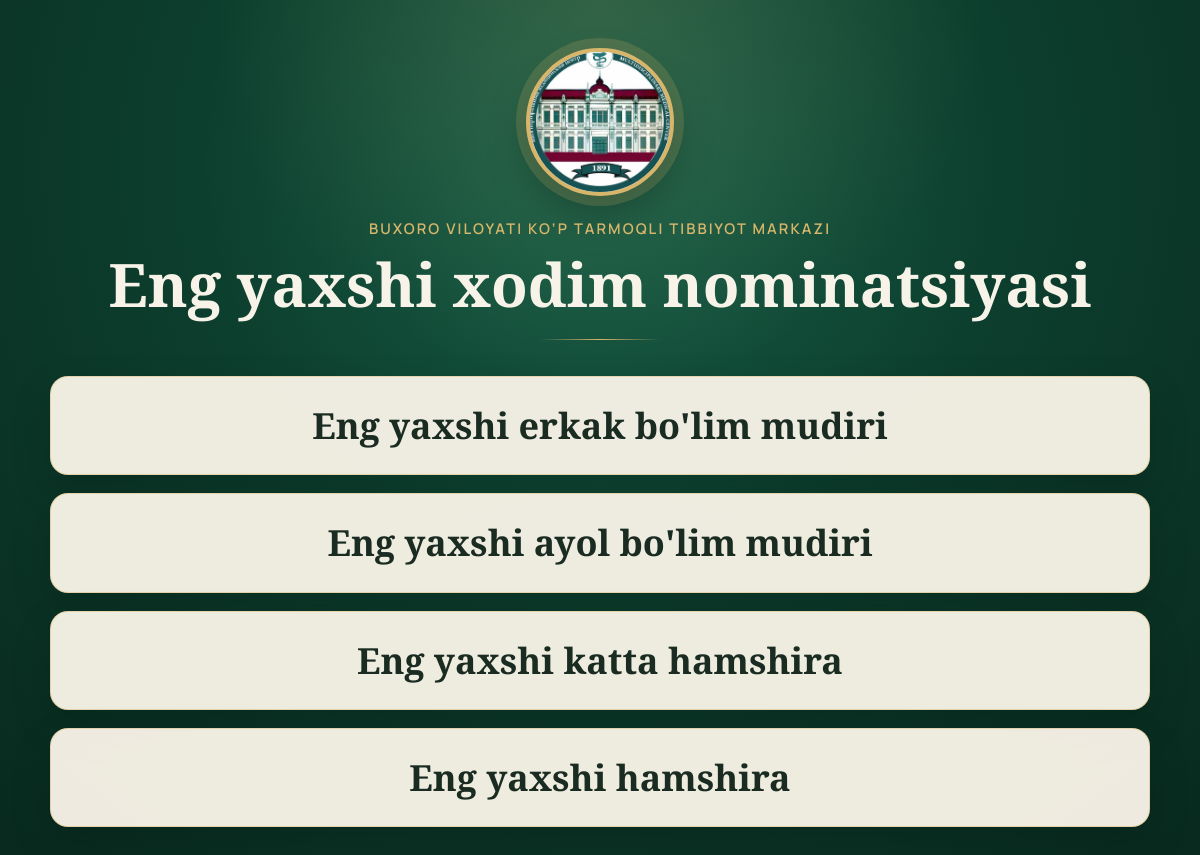
Before: / with the older database file.
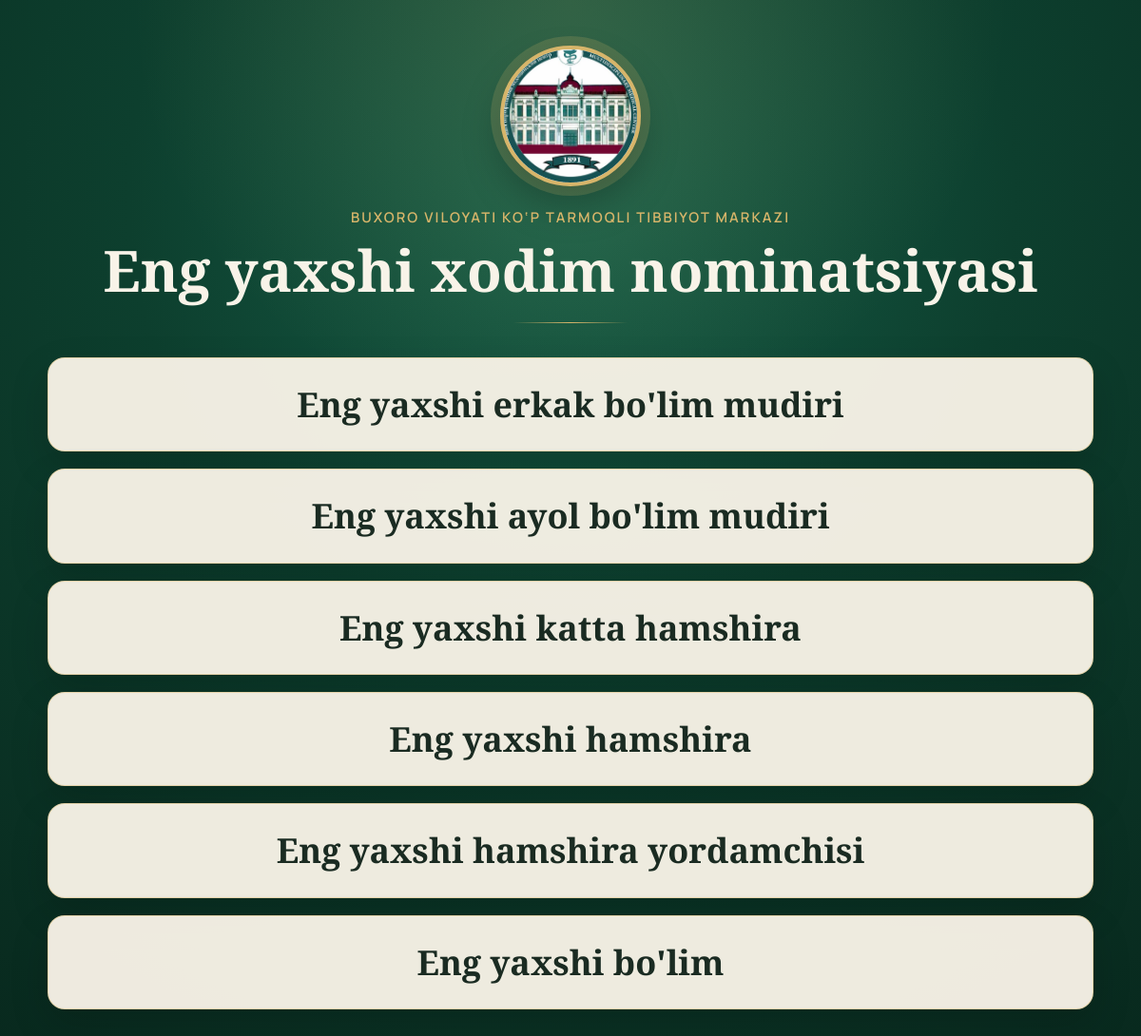
After: the same page with the newer database file.
### my_app/models.py (models this page shows, shortened)
class Nomination(models.Model):
    name = models.CharField(max_length=100)
    slug = models.SlugField(max_length=100, unique=True)
    voting_started_at = models.DateTimeField(
        null=True,
        blank=True,
        help_text='Bo‘sh bo‘lsa ovoz yopiq. To‘ldirilsa shu paytdan 5 daqiqa ochiladi.',
    )
    class Meta:
        verbose_name = 'Номинация'
        verbose_name_plural = 'Номинация'

### my_app/views.py (the view)
# urls.py: 2. Add a URL to urlpatterns:  path('', views.home, name='home')
def home(request):
    nominations = Nomination.objects.all()
    return render(request, 'index.html', {'nominations': nominations})

### templates/index.html
{% extends 'base.html' %}
{% block content %}
    <section class="nominations">
        {% for nomination in nominations %}
            <a class="nomination" href="{% url 'nomination' nomination.slug %}">
                <h2>{{ nomination.name }}</h2>
            </a>
        {% empty %}
            <p class="empty">Nominatsiyalar hali qo‘shilmagan.</p>
        {% endfor %}
    </section>
{% endblock %}

### templates/base.html (shortened to what this page needs)
{% load static %}
<!DOCTYPE html>
<html lang="uz">
<head>
</head>
<body class="{% block body_class %}{% endblock %}" {% block body_attrs %}{% endblock %}>
    <div class="{% block screen_class %}{% endblock %}">
    <main class="page">
        <header class="masthead">
            <a class="logo-ring" href="{% url 'home' %}" style="display:block; text-decoration:none;">
                <img src="{% static 'logo.png' %}" alt="Buxoro viloyati ko‘p tarmoqli tibbiyot markazi">
            </a>
            <p class="org">Buxoro viloyati ko‘p tarmoqli tibbiyot markazi</p>
            <h1>{% block heading %}Eng yaxshi xodim nominatsiyasi{% endblock %}</h1>
            <div class="rule"></div>
        </header>
        {% block content %}{% endblock %}
    </main>
    </div>
</body>
</html>

Changed rows visible on the page:
added Nomination: name "Eng yaxshi hamshira yordamchisi"
added Nomination: name "Eng yaxshi bo'lim"
